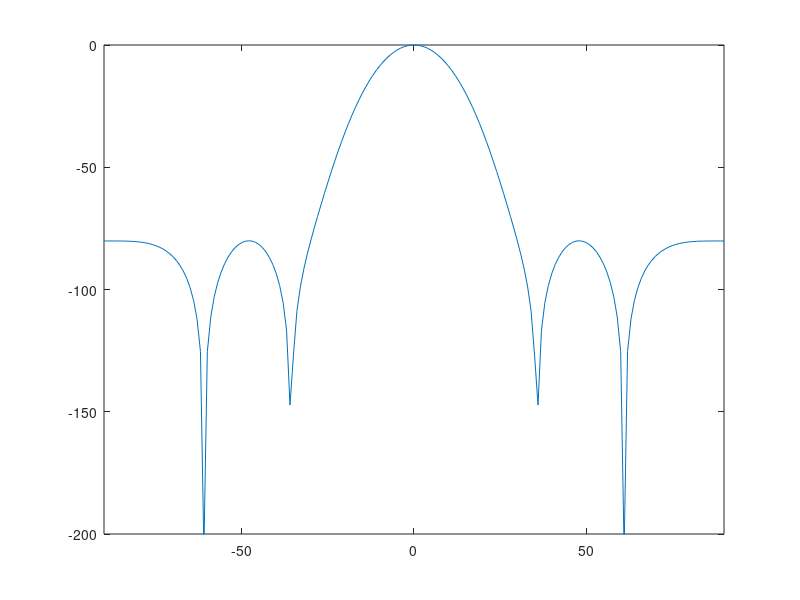

Source code (MATLAB):
clear alll

f = 1000;
c = 340;
d = c/(2*f);
P = 9;
MArray = [-4*d,-3*d,-2*d,-d,0,d,2*d,3*d,4*d]';

theta = 0;
A = exp(-j*2*pi*f*MArray*sind(theta)/c);
win = ones(length(A),1)/length(A);
win = hanning(length(MArray))/length(A);
win = hamming(length(MArray))/length(A);
Aw = A.*win;
J = zeros(181,1);
idx = 1;
for theta = -90:1:90
    a = exp(-j*2*pi*f*MArray*sind(theta)/c);
    J(idx) = abs(a'*Aw);
    idx = idx+1;
end

J = J./max(J);
J = 20*log(J);
plot(-90:1:90,J)
axis([-90,90,-200,0])